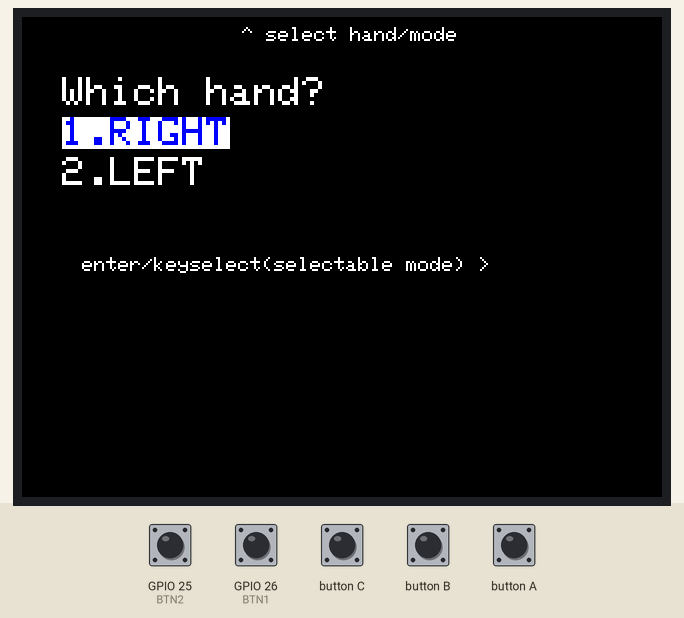
Bench run of a sketch on a simulated ESP32. On the bench: 320×240 colour display. Inputs (shaded band) come from the test bench; at power-on: GPIO 25 (BTN2) HIGH, GPIO 26 (BTN1) HIGH. USB keyboard and mouse output is not drawn.

Above: at 1.1 s.
1.2 s: button B pressed for 1 s
At 1.3 s:
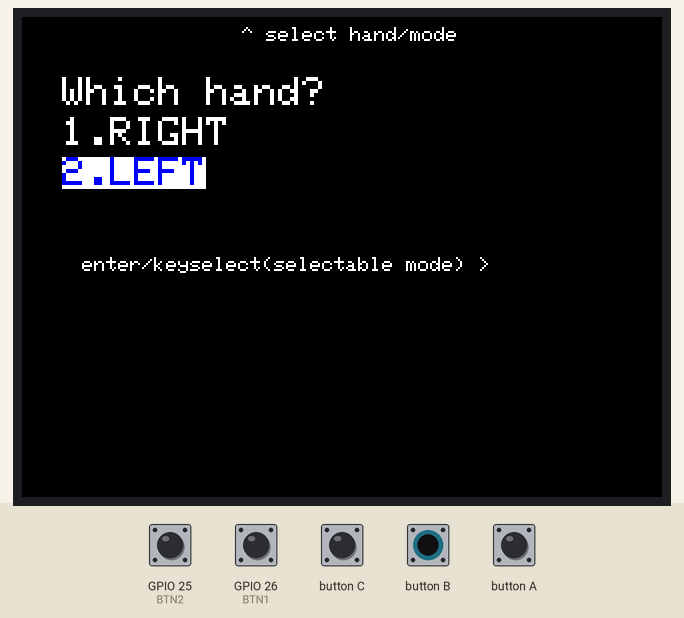
3.7 s: button A pressed for 0.15 s
At 4.4 s:
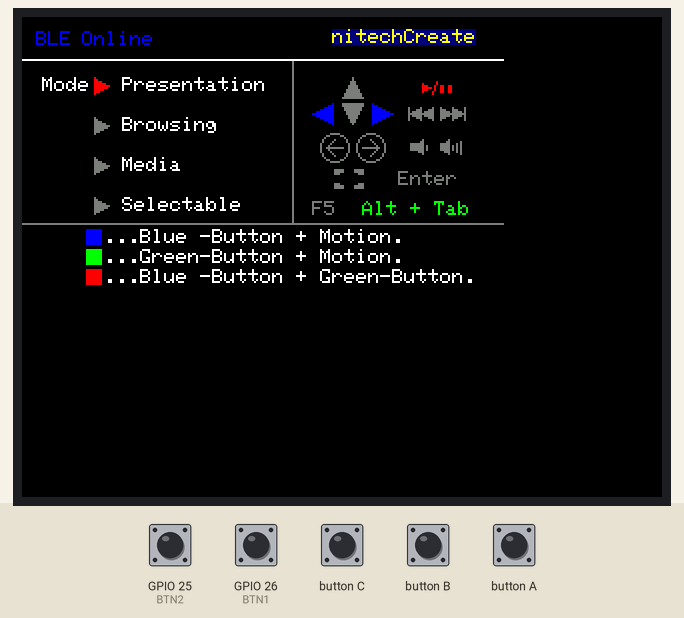
5.3 s: button B pressed for 0.15 s
At 5.9 s:
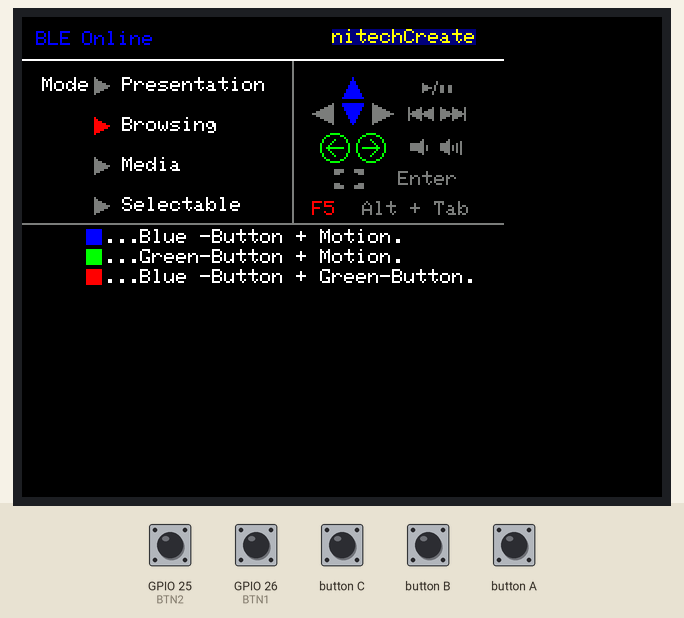
6.9 s: button B pressed for 1 s
At 8.1 s:
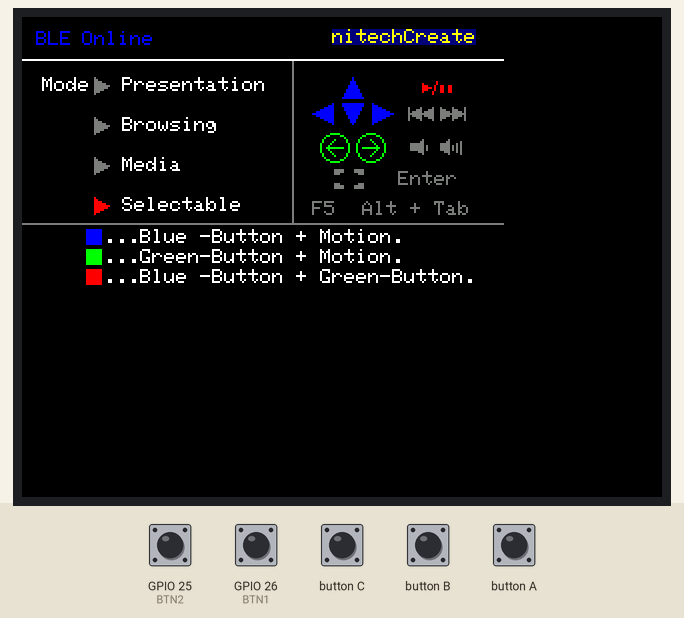
9.4 s: button A pressed for 1 s
At 10.7 s:
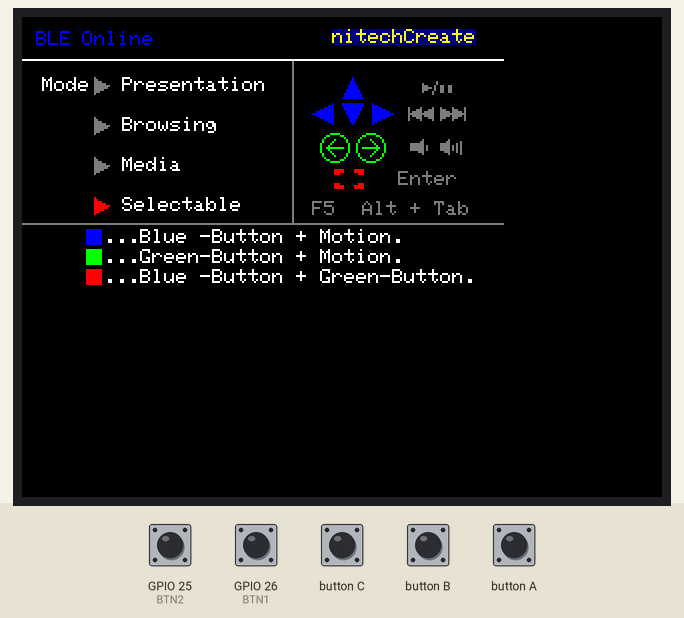
11.9 s: button A pressed for 0.15 s
At 12.4 s:
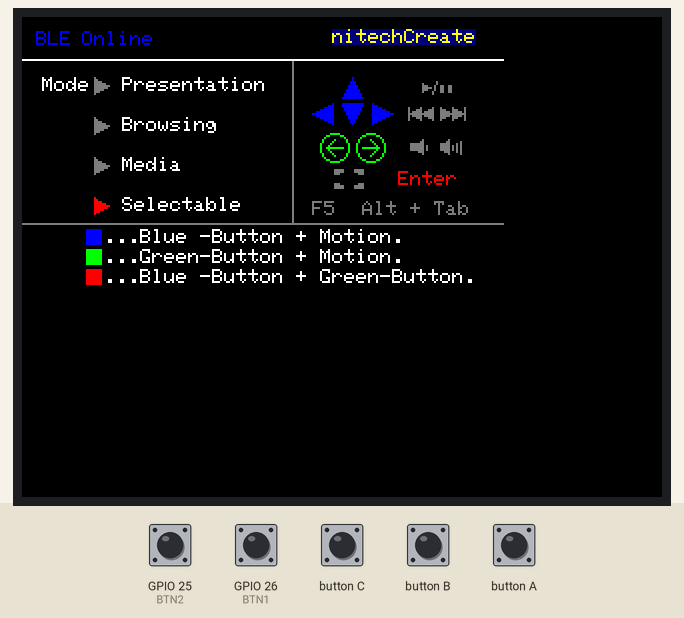
Timing chart, 0 to 14.5 s (numbered marks = the images above; inputs shaded):
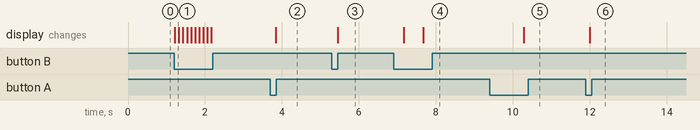

Measured:
- after the input at 1.2 s, the display: changes at once (image 1)
- after the input at 3.7 s, the display: changes after 0.14 s (image 2)
- after the input at 5.3 s, the display: changes after 0.15 s (image 3)
- after the input at 6.9 s, the display: first changes after 0.26 s (image 4 shows a later state)
- after the input at 9.4 s, the display: changes after 0.89 s (image 5)
- after the input at 11.9 s, the display: changes after 0.10 s (image 6)

The sketch:

Motion_Key.ino
```cpp
/*
  mode1 = presentation
  mode2 = browsing
  mode3 = media
  mode4 = individual-keys

  mode1>Btn1>IMU = arrow        <141~144>   "slide <-/->"
       >Btn2>IMU = alt+tab      <151~154>   "window cange"
       >Btn1>Btn2= play/pause   <131>       "media play/pause"

  mode2>Btn1>IMU = arrow*5      <241~244>   "scroll"
       >Btn2>IMU = alt+arrow    <251~254>   "go/back"
       >Btn1>Btn2= F5           <231>       "reload"

  mode3>Btn1>IMU = media-<>⋀⋁   <341~344>   "next/previouse/Fullscreen/unFullscreen"
       >Btu2>IMU = volume-Dn/Up <351~354>
       >Btn1>Btn2= play/pause   <331>

  mode4>Btn1     = arrow
       >Btn1>Btn2= anykey       <431>       "you can choose from assets"

    assets = "arrow","PgUp/PgDn","Enter","F5","Play/Pause","next/previous","alt + arrow","alt + tab","ctrl + z/ctrl + shift + z","Fullscreen/unFullscreen"
*/
/*
  mode0 = Phone

  mode0>Btn1>IMU =
       >Btn2>IMU =
       >Btn1>Btn2= shutter
*/

#include <M5Unified.h> // M5Unifiedライブラリをプログラムで使用可能にします。
#include <BleKeyboard.h>  // https://github.com/T-vK/ESP32-BLE-Keyboard


const int BTN1 = 26;
const int BTN2 = 25;

int mode = 1;
int keynum = 1;

int keytemp = 0;

float gyroX = 0.0F;
float gyroY = 0.0F;
float gyroZ = 0.0F;


BleKeyboard BleKeyboard("Motion-Key");  //デバイス名


void KeySend(int mode,int com){
  com = mode * 100 + com;
  if(com == 141){
    BleKeyboard.press(KEY_RIGHT_ARROW);
  }else if(com == 142){
    BleKeyboard.press(KEY_LEFT_ARROW);
  }else if(com == 143){
    BleKeyboard.press(KEY_DOWN_ARROW);
  }else if(com == 144){
    BleKeyboard.press(KEY_UP_ARROW);
  }else if(com == 151){
    BleKeyboard.press(KEY_LEFT_ALT);
    BleKeyboard.press(KEY_TAB);
  }else if(com == 152){
    //BleKeyboard.press(KEY_);
  }else if(com == 153){
    //BleKeyboard.press(KEY_);
  }else if(com == 154){
    //BleKeyboard.press(KEY_);
  }else if(com == 131){
    BleKeyboard.press(KEY_MEDIA_PLAY_PAUSE);
  }else if(com == 241){
    BleKeyboard.press(KEY_DOWN_ARROW);
    delay(900);
  }else if(com == 242){
    BleKeyboard.press(KEY_UP_ARROW);
    delay(900);
  }else if(com == 243){
    BleKeyboard.press(KEY_LEFT_ARROW);
    delay(900);
  }else if(com == 244){
    BleKeyboard.press(KEY_RIGHT_ARROW);
    delay(900);
  }else if(com == 251){
    BleKeyboard.press(KEY_LEFT_ALT);
    BleKeyboard.press(KEY_RIGHT_ARROW);
  }else if(com == 252){
    BleKeyboard.press(KEY_LEFT_ALT);
    BleKeyboard.press(KEY_LEFT_ARROW);
  }else if(com == 253){
    //BleKeyboard.press(KEY_)
  }else if(com == 254){
    //BleKeyboard.press(KEY_)
  }else if(com == 231){
    BleKeyboard.write(KEY_F5);
  }else if(com == 341){
    BleKeyboard.write(KEY_MEDIA_NEXT_TRACK);
  }else if(com == 342){
    BleKeyboard.write(KEY_MEDIA_PREVIOUS_TRACK);
  }else if(com == 343){
    BleKeyboard.press(KEY_LEFT_SHIFT);
    BleKeyboard.print("f");
    BleKeyboard.release(KEY_LEFT_SHIFT);
    BleKeyboard.press(KEY_ESC);
    BleKeyboard.release(KEY_ESC);
  }else if(com == 344){
    BleKeyboard.print("f");
    BleKeyboard.press(KEY_F11);
  }else if(com == 351){
    BleKeyboard.write(KEY_MEDIA_VOLUME_DOWN);
  }else if(com == 352){
    BleKeyboard.write(KEY_MEDIA_VOLUME_UP);
  }else if(com == 353){
    //BleKeyboard.write(KEY_MEDIA_VOLUME_DOWN);
  }else if(com == 354){
    //BleKeyboard.write(KEY_MEDIA_VOLUME_UP);
  }else if(com == 331){
    BleKeyboard.write(KEY_MEDIA_PLAY_PAUSE);
  }else if(com == 441){
    BleKeyboard.write(KEY_RIGHT_ARROW);
  }else if(com == 442){
    BleKeyboard.write(KEY_LEFT_ARROW);
  }else if(com == 443){
    BleKeyboard.write(KEY_DOWN_ARROW);
  }else if(com == 444){
    BleKeyboard.write(KEY_UP_ARROW);
  }else if(com == 451){
    BleKeyboard.press(KEY_LEFT_ALT);
    BleKeyboard.press(KEY_RIGHT_ARROW);
  }else if(com == 452){
    BleKeyboard.press(KEY_LEFT_ALT);
    BleKeyboard.press(KEY_LEFT_ARROW);
  }else if(com == 453){
    //BleKeyboard.write(KEY_);
  }else if(com == 454){
    //BleKeyboard.write(KEY_);
  }else if(com == 401){
    BleKeyboard.write(KEY_MEDIA_PLAY_PAUSE);
  }else if(com == 402){
    BleKeyboard.print("f");
  }else if(com == 403){
    BleKeyboard.write(KEY_RETURN);
  }else if(com == 404){
    BleKeyboard.write(KEY_F5);
  }else if(com == 405){
    BleKeyboard.press(KEY_LEFT_ALT);
    BleKeyboard.press(KEY_TAB);
  }else if(com == 406){
    //BleKeyboard.write(KEY_);
  }else if(com == 407){
    //BleKeyboard.write(KEY_);
  }else if(com == 408){
    //BleKeyboard.write(KEY_);
  }else if(com == 409){
    //BleKeyboard.write(KEY_);
  }else if(com == 410){
    //BleKeyboard.write(KEY_);
  }


  delay(100);
  BleKeyboard.releaseAll();
  delay(300);
}

void UIinit(int mode,int key){

  //mode UI arrow init
  M5.Lcd.fillTriangle(36,30,36,38,43,34,DARKGREY);
  M5.Lcd.fillTriangle(36,50,36,58,43,54,DARKGREY);
  M5.Lcd.fillTriangle(36,70,36,78,43,74,DARKGREY);
  M5.Lcd.fillTriangle(36,90,36,98,43,94,DARKGREY);

  ////keyUI init

  //arrow
  M5.Lcd.fillTriangle(145,48,155,43,155,53,DARKGREY);
  M5.Lcd.fillTriangle(165,30,160,40,170,40,DARKGREY);
  M5.Lcd.fillTriangle(160,43,170,43,165,53,DARKGREY);
  M5.Lcd.fillTriangle(175,43,175,53,185,48,DARKGREY);
  //play/pause
  M5.Lcd.fillTriangle(200,33,200,37,204,35,DARKGREY);
  M5.Lcd.drawLine(207,32,205,38,DARKGREY);
  M5.Lcd.fillRect(209,34,2,4,DARKGREY);
  M5.Lcd.fillRect(213,34,2,4,DARKGREY);
  //next
  M5.Lcd.drawLine(193,45,193,51,DARKGREY);
  M5.Lcd.fillTriangle(199,45,199,51,193,48,DARKGREY);
  M5.Lcd.fillTriangle(205,45,205,51,199,48,DARKGREY);
  //previous
  M5.Lcd.fillTriangle(209,45,209,51,215,48,DARKGREY);
  M5.Lcd.fillTriangle(215,45,215,51,221,48,DARKGREY);
  M5.Lcd.drawLine(221,45,221,51,DARKGREY);
  //go / back : browse-mode
  M5.Lcd.drawCircle(156,65,7,DARKGREY);
  M5.Lcd.drawLine(152,65,160,65,DARKGREY);
  M5.Lcd.drawLine(156,69,152,65,DARKGREY);
  M5.Lcd.drawLine(156,61,152,65,DARKGREY);
  M5.Lcd.drawCircle(174,65,7,DARKGREY);
  M5.Lcd.drawLine(170,65,178,65,DARKGREY);
  M5.Lcd.drawLine(174,69,178,65,DARKGREY);
  M5.Lcd.drawLine(174,61,178,65,DARKGREY);
  //volume up / down
  M5.Lcd.fillRect(194,63,4,4,DARKGREY);
  M5.Lcd.fillTriangle(194,65,200,61,200,68,DARKGREY);
  M5.Lcd.drawLine(202,64,202,66,DARKGREY);
  M5.Lcd.fillRect(209,63,4,4,DARKGREY);
  M5.Lcd.fillTriangle(209,65,213,61,213,68,DARKGREY);
  M5.Lcd.drawLine(215,64,215,66,DARKGREY);
  M5.Lcd.drawLine(217,63,217,67,DARKGREY);
  M5.Lcd.drawLine(219,62,219,68,DARKGREY);
  //fullscreen
  M5.Lcd.fillRect(156,76,15,10,DARKGREY);
  M5.Lcd.fillRect(159,78,9,6,BLACK);
  M5.Lcd.fillRect(156,79,15,4,BLACK);
  M5.Lcd.fillRect(161,76,5,10,BLACK);
  //F5
  M5.Lcd.setTextColor(DARKGREY,BLACK);
  M5.Lcd.setCursor(145,92);
  M5.Display.print("F5");
  //Enter
  M5.Lcd.setTextColor(DARKGREY,BLACK);
  M5.Lcd.setCursor(188,77);
  M5.Display.print("Enter");
  //alt + tab
  M5.Lcd.setTextColor(DARKGREY,BLACK);
  M5.Lcd.setCursor(170,92);
  M5.Display.print("Alt + Tab");

  if(mode == 1){
    M5.Lcd.fillTriangle(36,30,36,38,43,34,RED);
    //arrow
    M5.Lcd.fillTriangle(145,48,155,43,155,53,BLUE);
    M5.Lcd.fillTriangle(175,43,175,53,185,48,BLUE);
    //play/pause
    M5.Lcd.fillTriangle(200,33,200,37,204,35,RED);
    M5.Lcd.drawLine(207,32,205,38,RED);
    M5.Lcd.fillRect(209,34,2,4,RED);
    M5.Lcd.fillRect(213,34,2,4,RED);
    //alt + tab
    M5.Lcd.setTextColor(GREEN,BLACK);
    M5.Lcd.setCursor(170,92);
    M5.Display.print("Alt + Tab");
  }

  if(mode == 2){
    M5.Lcd.fillTriangle(36,50,36,58,43,54,RED);
    //arrow
    M5.Lcd.fillTriangle(165,30,160,40,170,40,BLUE);
    M5.Lcd.fillTriangle(160,43,170,43,165,53,BLUE);
    //go / back : browse-mode
    M5.Lcd.drawCircle(156,65,7,GREEN);
    M5.Lcd.drawLine(152,65,160,65,GREEN);
    M5.Lcd.drawLine(156,69,152,65,GREEN);
    M5.Lcd.drawLine(156,61,152,65,GREEN);
    M5.Lcd.drawCircle(174,65,7,GREEN);
    M5.Lcd.drawLine(170,65,178,65,GREEN);
    M5.Lcd.drawLine(174,69,178,65,GREEN);
    M5.Lcd.drawLine(174,61,178,65,GREEN);
    //F5
    M5.Lcd.setTextColor(RED,BLACK);
    M5.Lcd.setCursor(145,92);
    M5.Display.print("F5");
  }

  if(mode == 3){
    M5.Lcd.fillTriangle(36,70,36,78,43,74,RED);
    //play/pause
    M5.Lcd.fillTriangle(200,33,200,37,204,35,RED);
    M5.Lcd.drawLine(207,32,205,38,RED);
    M5.Lcd.fillRect(209,34,2,4,RED);
    M5.Lcd.fillRect(213,34,2,4,RED);
    //next
    M5.Lcd.drawLine(193,45,193,51,BLUE);
    M5.Lcd.fillTriangle(199,45,199,51,193,48,BLUE);
    M5.Lcd.fillTriangle(205,45,205,51,199,48,BLUE);
    //previous
    M5.Lcd.fillTriangle(209,45,209,51,215,48,BLUE);
    M5.Lcd.fillTriangle(215,45,215,51,221,48,BLUE);
    M5.Lcd.drawLine(221,45,221,51,BLUE);
    //volume up / down
    M5.Lcd.fillRect(194,63,4,4,GREEN);
    M5.Lcd.fillTriangle(194,65,200,61,200,68,GREEN);
    M5.Lcd.drawLine(202,64,202,66,GREEN);
    M5.Lcd.fillRect(209,63,4,4,GREEN);
    M5.Lcd.fillTriangle(209,65,213,61,213,68,GREEN);
    M5.Lcd.drawLine(215,64,215,66,GREEN);
    M5.Lcd.drawLine(217,63,217,67,GREEN);
    M5.Lcd.drawLine(219,62,219,68,GREEN);
  }

  if(mode == 4){
    M5.Lcd.fillTriangle(36,90,36,98,43,94,RED);

    //arrow
    M5.Lcd.fillTriangle(145,48,155,43,155,53,BLUE);
    M5.Lcd.fillTriangle(165,30,160,40,170,40,BLUE);
    M5.Lcd.fillTriangle(160,43,170,43,165,53,BLUE);
    M5.Lcd.fillTriangle(175,43,175,53,185,48,BLUE);

    //go / back : browse-mode
    M5.Lcd.drawCircle(156,65,7,GREEN);
    M5.Lcd.drawLine(152,65,160,65,GREEN);
    M5.Lcd.drawLine(156,69,152,65,GREEN);
    M5.Lcd.drawLine(156,61,152,65,GREEN);
    M5.Lcd.drawCircle(174,65,7,GREEN);
    M5.Lcd.drawLine(170,65,178,65,GREEN);
    M5.Lcd.drawLine(174,69,178,65,GREEN);
    M5.Lcd.drawLine(174,61,178,65,GREEN);

    if(key == 1){
      //play/pause
      M5.Lcd.fillTriangle(200,33,200,37,204,35,RED);
      M5.Lcd.drawLine(207,32,205,38,RED);
      M5.Lcd.fillRect(209,34,2,4,RED);
      M5.Lcd.fillRect(213,34,2,4,RED);
    }else if(key == 2){
      //fullscreen
      M5.Lcd.fillRect(156,76,15,10,RED);
      M5.Lcd.fillRect(159,78,9,6,BLACK);
      M5.Lcd.fillRect(156,79,15,4,BLACK);
      M5.Lcd.fillRect(161,76,5,10,BLACK);
    }else if(key == 3){
      //Enter
      M5.Lcd.setTextColor(RED,BLACK);
      M5.Lcd.setCursor(188,77);
      M5.Display.print("Enter");
    }else if(key == 4){
      //F5
      M5.Lcd.setTextColor(RED,BLACK);
      M5.Lcd.setCursor(145,92);
      M5.Display.print("F5");
    }else if(key == 5){
      //alt + tab
      M5.Lcd.setTextColor(RED,BLACK);
      M5.Lcd.setCursor(170,92);
      M5.Display.print("Alt + Tab");
    }
  }

}

void Mode1to34(int mode,int keynumber){

  keytemp = 0;

  //ble on/off-line status text cursor
  M5.Display.setCursor(30,7);

  if(BleKeyboard.isConnected()){

    //BLE status
    M5.Lcd.setTextColor(BLUE, BLACK);
    M5.Display.print("Online ");

    while(digitalRead(BTN1) == 0 && digitalRead(BTN2) == 1){

      M5.Imu.getGyro(&gyroX,&gyroY,&gyroZ);

      // This scope is " Btn1 ∧ IMU "
      if(gyroX > 200 || gyroY < -200 || gyroZ > 200){
        keytemp += 40;
        keytemp += 1;
        break;
      }else if(gyroX < -200 || gyroY > 200 || gyroZ < -200){
        keytemp += 40;
        keytemp += 2;
        break;
      }

    }


    while(digitalRead(BTN1) == 1 && digitalRead(BTN2) == 0){

      M5.Imu.getGyro(&gyroX,&gyroY,&gyroZ);

      // This scope is " Btn2 ∧ IMU　"
      if(gyroX > 200 || gyroY < -200 || gyroZ > 200){
          keytemp += 50;
          keytemp += 1;
          break;
      }else if(gyroX < -200 || gyroY > 200 || gyroZ < -200){
          keytemp += 50;
          keytemp += 2;
          break;
      }

    }

    if(digitalRead(BTN1) == 0 && digitalRead(BTN2) == 0){

      //This scope is " Btn1 ∧ Btn2 "
      if(mode != 4){
        keytemp += 30;
        keytemp += 1;
      }else{
        keytemp += keynumber;
      }

    }

    KeySend(mode,keytemp);

  }else{
    M5.Lcd.setTextColor(DARKGREY, BLACK);
    M5.Display.print("Offline");
    delay(500);
  }

}

//void Mode4(){

//}

void setup() {

  auto cfg = M5.config();       // M5Stack初期設定用の構造体を代入
  // configを設定する場合はここで設定
  // 例
  // cfg.external_spk = true;
  cfg.internal_imu = true;
  M5.begin(cfg);

  pinMode(BTN1,INPUT_PULLUP);
  pinMode(BTN2,INPUT_PULLUP);
  gpio_pullup_dis(GPIO_NUM_36);
  gpio_pulldown_dis(GPIO_NUM_36);


  //hand select
  M5.Lcd.setRotation(1);
  M5.Lcd.setCursor(110,5);
  M5.Display.setTextSize(1);
  M5.Display.print("^ select hand/mode ");
  M5.Lcd.setCursor(30,120);
  M5.Display.print("enter/keyselect(selectable mode) >");
  M5.Lcd.setCursor(20,30);
  M5.Display.setTextSize(2);
  M5.Display.println("Which hand?");

  int hand = 1;
  while(1){

    M5.update();

    if(M5.BtnB.isPressed()){
      hand += 1;
      if(hand > 2){
        hand = 1;
      }
    }

    if(hand == 1){
      M5.Lcd.setCursor(20,50);
      M5.Lcd.setTextColor(BLUE, WHITE);
      M5.Display.print("1.RIGHT");
      M5.Lcd.setCursor(20,70);
      M5.Lcd.setTextColor(WHITE, BLACK);
      M5.Display.print("2.LEFT");
    }else{
      M5.Lcd.setCursor(20,50);
      M5.Lcd.setTextColor(WHITE, BLACK);
      M5.Display.print("1.RIGHT");
      M5.Lcd.setCursor(20,70);
      M5.Lcd.setTextColor(BLUE, WHITE);
      M5.Display.print("2.LEFT");
    }

    if(M5.BtnA.isPressed()){
      break;
    }

    delay(100);
  }

  M5.Display.clear();


  if(hand == 1){
    M5.Lcd.setRotation(1);
  }else{
    M5.Lcd.setRotation(3);
  }

  M5.Display.setTextSize(1);

  //BLE print
  M5.Display.setCursor(7,7);
  M5.Display.setTextColor(BLUE,BLACK);
  M5.Display.print("BLE");

  //draw niC logo
  M5.Lcd.setCursor(155,6);
  M5.Lcd.setTextColor(YELLOW, NAVY);
  M5.Lcd.print("nitechCreate");
  M5.Lcd.setTextColor(WHITE,BLACK);

  //mode UI draw
  M5.Lcd.setCursor(10, 30);
  M5.Display.print("Mode");
  M5.Lcd.setCursor(50, 30);
  M5.Display.print("Presentation");
  M5.Lcd.setCursor(50, 50);
  M5.Display.print("Browsing");
  M5.Lcd.setCursor(50, 70);
  M5.Display.print("Media");
  M5.Lcd.setCursor(50, 90);
  M5.Display.print("Selectable");
  //M5.Lcd.setCursor(50, 85);
  //M5.Display.print("Phone");
  //M5.Lcd.setCursor(50, 100);
  //M5.Display.print("Mouse");

  //Manual
  M5.Lcd.fillRect(32,106,8,8,BLUE);
  M5.Lcd.setCursor(41,106);
  M5.Display.print("...Blue -Button + Motion.");
  M5.Lcd.fillRect(32,116,8,8,GREEN);
  M5.Lcd.setCursor(41,116);
  M5.Display.print("...Green-Button + Motion.");
  M5.Lcd.fillRect(32,126,8,8,RED);
  M5.Lcd.setCursor(41,126);
  M5.Display.print("...Blue -Button + Green-Button.");


  //pertition draw
  M5.Lcd.drawLine(0,21,240,21,WHITE);
  M5.Lcd.drawLine(135,22,135,102,DARKGREY);
  M5.Lcd.drawLine(0,103,240,103,DARKGREY);

  //UI initialize
  UIinit(1,0);

  BleKeyboard.begin();

  M5.Imu.begin();

}

void loop() {
  M5.update();

  if(M5.BtnB.isPressed()){
    mode += 1;
    if(mode > 4){
      mode = 1;
    }

    keynum = 0;
    UIinit(mode,1);
    delay(100);

  }

  if(mode == 4){
    if(M5.BtnA.isPressed()){
      keynum += 1;
      if(keynum > 5){
        keynum = 1;
      }
      UIinit(mode,keynum);
      delay(100);
    }
  }

  Mode1to34(mode,keynum);

}
```
